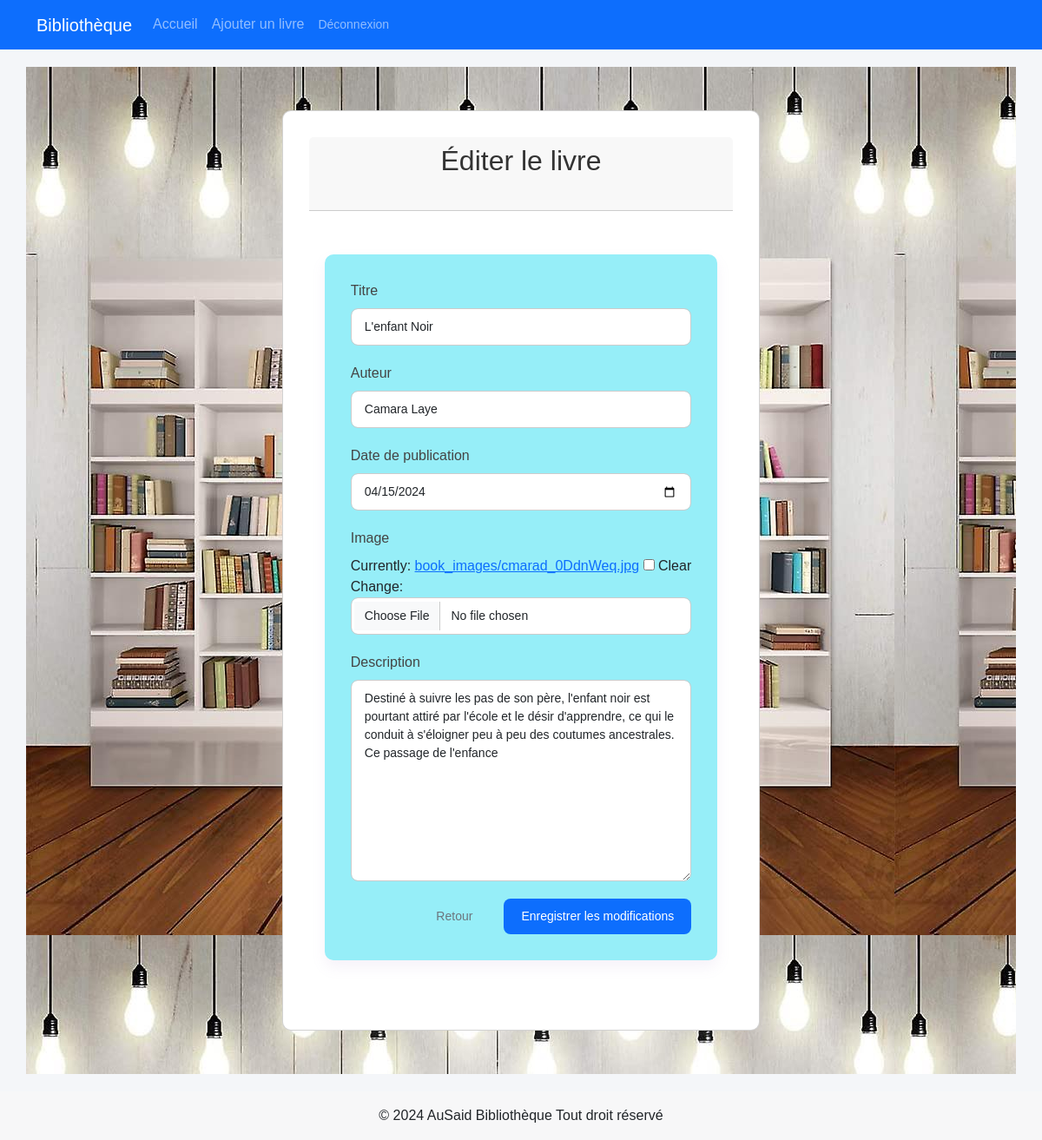
Screenshot of /editLink/4/ (signed in) with the database file from the repository.
### booksApp/models.py (models this page shows, shortened)
class Book(models.Model):
    id_oeuvre = models.AutoField(primary_key=True)
    titre = models.CharField(max_length=200)
    auteur = models.CharField(max_length=200)
    pub_date = models.DateTimeField("date de publication")
    image = models.ImageField(upload_to='book_images/', null=True, blank=True)
    description = models.TextField(max_length=2000)

### booksApp/views.py (the view)
# urls.py: path('editLink/<int:pk>/', views.edit_book, name='edit_book'),
@login_required
@user_passes_test(is_admin)
def edit_book(request, pk):
    try:
        book = get_object_or_404(Book, id_oeuvre=pk)
        if request.method == 'POST':
            form = BookForm(request.POST, request.FILES, instance=book)
            if form.is_valid():
                form.save()
                messages.success(request, 'Le livre a été modifié avec succès.')
                return redirect('index')
        else:
            form = BookForm(instance=book)
        return render(request, 'booksApp/edit_book.html', {'form': form})
    except Exception as e:
        messages.error(request, f'Une erreur est survenue : {str(e)}')
        return redirect('index')

### booksApp/forms.py
class BookForm(forms.ModelForm):
    class Meta:
        model = Book
        fields = ['titre', 'auteur', 'pub_date', 'image', 'description']

### booksApp/templatetags/form_filters.py (called while the page is built)
@register.filter(name='add_class')
def add_class(field, css):
    return field.as_widget(attrs={"class": css})

### booksApp/views.py (called while the page is built)
def is_admin(user):
    return user.is_staff

### booksApp/templates/booksApp/edit_book.html (shortened to what this page needs)
{% extends 'booksApp/base.html' %}
{% load static %}
{% load form_filters %}
{% block content %}
<div class="hero-section" style="background-image: url({% static 'booksApp/images/background.jpg' %});">
<div class="row justify-content-center">
    <div class="col-md-8">
        <div class="card">
            <div class="card-header">
                <h2 class="text-center">Éditer le livre</h2>
            </div>
            <div class="card-body">
                <form method="post" enctype="multipart/form-data">
                    {% for field in form %}
                    <div class="mb-3">
                        <label for="{{ field.id_for_label }}" class="form-label">{{ field.label }}</label>
                        {% if field.name == 'pub_date' %}
                            <input type="date" name="{{ field.name }}" id="{{ field.id_for_label }}"
                                   class="form-control" value="{{ field.value|date:'Y-m-d' }}"
                                   {% if field.field.required %}required{% endif %}>
                        {% else %}
                            {{ field|add_class:"form-control" }}
                        {% endif %}
                    </div>
                    {% endfor %}
                    <div class="d-grid gap-2 d-md-flex justify-content-md-end">
                        <a href="{% url 'index' %}" class="btn btn-outline-secondary me-md-2">Retour</a>
                        <button type="submit" class="btn btn-primary">Enregistrer les modifications</button>
                    </div>
                </form>
            </div>
        </div>
    </div>
</div>
</div>
{% endblock %}

### booksApp/templates/booksApp/edit_book.html (style rules this page uses)
body { background-color: #f4f6f9; font-family: 'Poppins', sans-serif; margin: 0; padding: 0; }
.card-body { max-width: 500px; margin: 50px auto; padding: 30px; background-color: rgb(150, 238, 248); border-radius: 10px; box-shadow: 0 8px 16px #a880c71a; }
.card { max-width: 550px; margin: 50px auto; padding: 30px; background-color: hsl(0, 0%, 100%); border-radius: 10px; box-shadow: 0 8px 16px #fdfcfe1a; }
h2 { text-align: center; margin-bottom: 30px; color: #333; }
.form-label { font-weight: 500; margin-bottom: 8px; display: block; color: #444; }
.form-control { width: 100%; padding: 10px 15px; margin-bottom: 20px; border: 1px solid #ccc; border-radius: 8px; transition: 0.3s; font-size: 14px; }
textarea.form-control { min-height: 120px; resize: vertical; }
.btn { padding: 10px 20px; border: none; border-radius: 8px; font-weight: 500; cursor: pointer; font-size: 14px; }

### rows the page displays
Book: form "L'enfant Noir" "Camara Laye" "Destiné à suivre les pas de son père, l'enfant noir est pourtant attiré par l'école et le désir d'apprendre, ce qui le conduit à s'éloigner peu à peu des coutumes ancestrales. Ce passage de l'enfance"

### other values shown
{{ field.label }} "Titre" "Auteur" "Date de publication" "Image" "Description"
